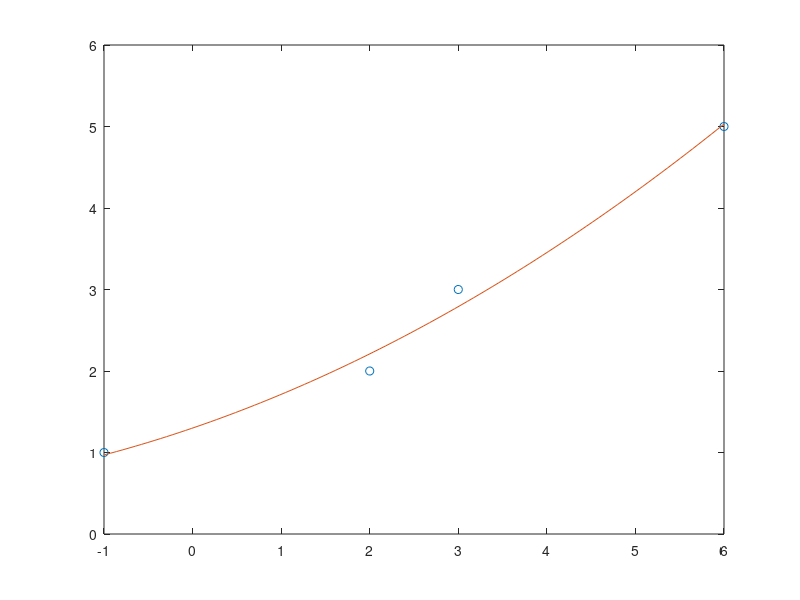

This chart was generated by the following MATLAB code:
x = [-1 2 3 6];
y = [1 2 3 5];
n = 3;
A = [];
b = [];
for r = 1:n  
    for c = 1:n  
        A(c,r) = sum(x.^(r+c-2));  
    end
    b(r) = sum(y.*(x.^(r-1))); 
end
 a=A\b';
 xd = linspace(min(x), max(x), 100);
 yd = zeros(size(xd)); 
 for i = 1:n 
     yd = yd + a(i) * xd.^(i-1); 
 end
 S = zeros(size(x));
 for i = 1:size(x) 
    for j = 1:n 
        S(i) = S(i) + a(j)*x(i)^(j-1);        
    end
    S(i) = (S(i) - y(i))^2;
 end
 sum(S)/n
 plot(x,y,'o', xd, yd);